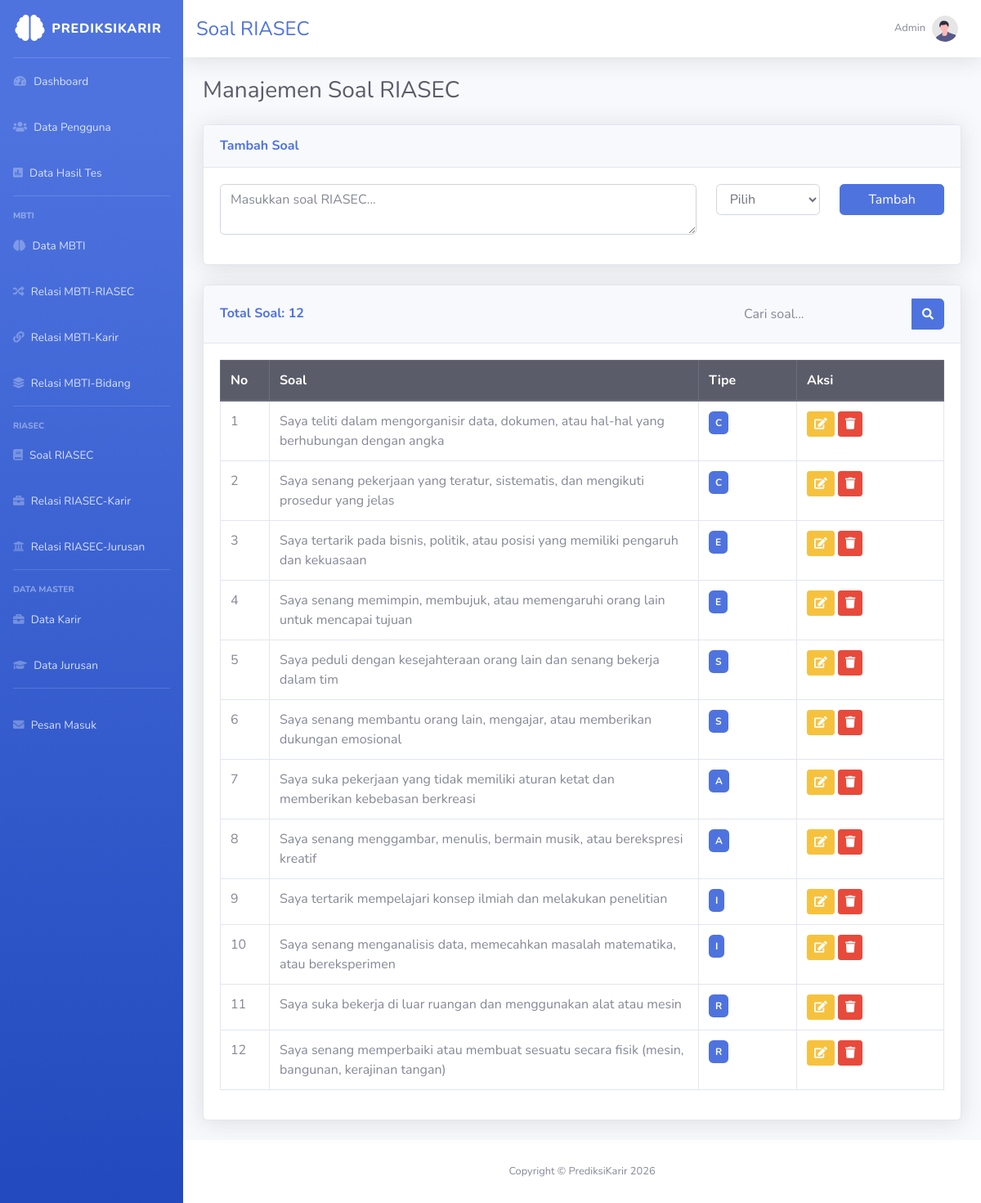
/admin/admin-riasec-questions.php (signed in), run on the app's committed database.
### tables this page shows
CREATE TABLE riasec_questions (
    id INT AUTO_INCREMENT PRIMARY KEY,
    question TEXT,
    riasec_type CHAR(1)
);

### web/admin/admin-riasec-questions.php (the view, shortened to what this page needs)
<?php
require_once __DIR__ . '/../config/db.php';
$search = $_GET['search'] ?? '';
$query = "
SELECT *
FROM riasec_questions
";
$query .= "
ORDER BY id DESC
";
$stmt = $conn->prepare($query);
$stmt->execute();
$questions = $stmt->get_result();
$totalQuestions = $conn->query("
    SELECT COUNT(*) as total
    FROM riasec_questions
")->fetch_assoc()['total'];
?>
<!DOCTYPE html>
<html lang="id">
<head>
    <link href="vendor/fontawesome-free/css/all.min.css"
        rel="stylesheet">
    <link href="css/sb-admin-2.min.css"
        rel="stylesheet">
</head>
<body id="page-top">
<div id="wrapper">
<ul class="navbar-nav bg-gradient-primary sidebar sidebar-dark accordion"
    id="accordionSidebar">
    <a class="sidebar-brand d-flex align-items-center justify-content-center"
        href="index.php">
        <div class="sidebar-brand-icon">
            <i class="fas fa-brain"></i>
        </div>
        <div class="sidebar-brand-text mx-2">
            PrediksiKarir
        </div>
    </a>
    <hr class="sidebar-divider my-0">
    <li class="nav-item">
        <a class="nav-link" href="index.php">
            <i class="fas fa-fw fa-tachometer-alt"></i>
            <span>Dashboard</span>
        </a>
    </li>
    <li class="nav-item">
        <a class="nav-link" href="admin-users.php">
            <i class="fas fa-users"></i>
            <span>Data Pengguna</span>
        </a>
    </li>
    <li class="nav-item">
        <a class="nav-link" href="admin-results.php">
            <i class="fas fa-poll"></i>
            <span>Data Hasil Tes</span>
        </a>
    </li>
    <hr class="sidebar-divider">
    <div class="sidebar-heading">
        MBTI
    </div>
    <li class="nav-item">
        <a class="nav-link" href="admin-mbti.php">
            <i class="fas fa-brain"></i>
            <span>Data MBTI</span>
        </a>
    </li>
    <li class="nav-item">
        <a class="nav-link" href="admin-mbti-riasec.php">
            <i class="fas fa-random"></i>
            <span>Relasi MBTI-RIASEC</span>
        </a>
    </li>
    <li class="nav-item">
        <a class="nav-link" href="admin-mbti-careers.php">
            <i class="fas fa-link"></i>
            <span>Relasi MBTI-Karir</span>
        </a>
    </li>
    <li class="nav-item">
        <a class="nav-link" href="admin-mbti-fields.php">
            <i class="fas fa-layer-group"></i>
            <span>Relasi MBTI-Bidang</span>
        </a>
    </li>
    <hr class="sidebar-divider">
    <div class="sidebar-heading">
        RIASEC
    </div>
    <li class="nav-item">
        <a class="nav-link" href="admin-riasec-questions.php">
            <i class="fas fa-book"></i>
            <span>Soal RIASEC</span>
        </a>
    </li>
    <li class="nav-item">
        <a class="nav-link" href="admin-riasec-careers.php">
            <i class="fas fa-briefcase"></i>
            <span>Relasi RIASEC-Karir</span>
        </a>
    </li>
    <li class="nav-item">
        <a class="nav-link" href="admin-riasec-majors.php">
            <i class="fas fa-university"></i>
            <span>Relasi RIASEC-Jurusan</span>
        </a>
    </li>
    <hr class="sidebar-divider">
    <div class="sidebar-heading">
        Data Master
    </div>
    <li class="nav-item">
        <a class="nav-link" href="admin-careers.php">
            <i class="fas fa-briefcase"></i>
            <span>Data Karir</span>
        </a>
    </li>
    <li class="nav-item">
        <a class="nav-link" href="admin-majors.php">
            <i class="fas fa-graduation-cap"></i>
            <span>Data Jurusan</span>
        </a>
    </li>
    <hr class="sidebar-divider">
    <li class="nav-item">
        <a class="nav-link" href="admin-contacts.php">
            <i class="fas fa-envelope"></i>
            <span>Pesan Masuk</span>
        </a>
    </li>
</ul>
    <div id="content-wrapper" class="d-flex flex-column">
        <div id="content">
            <nav class="navbar navbar-expand navbar-light bg-white topbar mb-4 static-top shadow">
                <h4 class="m-0 text-primary">
                    Soal RIASEC
                </h4>
                <ul class="navbar-nav ml-auto">
                    <li class="nav-item dropdown no-arrow">
                        <a class="nav-link dropdown-toggle"
                            href="#"
                            role="button"
                            data-toggle="dropdown">
                            <span class="mr-2 d-none d-lg-inline text-gray-600 small">
                                <?= htmlspecialchars($_SESSION['name'] ?? 'Admin') ?>
                            </span>
                            <img class="img-profile rounded-circle"
                                src="img/undraw_profile.svg">
                        </a>
                    </li>
                </ul>
            </nav>
            <div class="container-fluid">
                <div class="d-sm-flex align-items-center justify-content-between mb-4">
                    <h1 class="h3 mb-0 text-gray-800">
                        Manajemen Soal RIASEC
                    </h1>
                </div>
                <div class="card shadow mb-4">
                    <div class="card-header py-3">
                        <h6 class="m-0 font-weight-bold text-primary">
                            Tambah Soal
                        </h6>
                    </div>
                    <div class="card-body">
                        <form method="POST">
                            <div class="row">
                                <div class="col-md-8 mb-3">
                                    <textarea
                                        name="question"
                                        class="form-control"
                                        rows="2"
                                        placeholder="Masukkan soal RIASEC..."
                                        required></textarea>
                                </div>
                                <div class="col-md-2 mb-3">
                                    <select
                                        name="type"
                                        class="form-control"
                                        required>
                                        <option value="">Pilih</option>
                                    </select>
                                </div>
                                <div class="col-md-2 mb-3">
                                    <button
                                        type="submit"
                                        name="add_question"
                                        class="btn btn-primary btn-block">
                                        Tambah
                                    </button>
                                </div>
                            </div>
                        </form>
                    </div>
                </div>
                <div class="card shadow mb-4">
                    <div class="card-header py-3 d-flex flex-column flex-md-row justify-content-between align-items-md-center">
                        <h6 class="m-0 font-weight-bold text-primary">
                            Total Soal:
                            <?= $totalQuestions ?>
                        </h6>
                        <form method="GET"
                            class="mt-3 mt-md-0">
                            <div class="input-group">
                                <input type="text"
                                    name="search"
                                    class="form-control bg-light border-0 small"
                                    placeholder="Cari soal..."
                                    value="<?= htmlspecialchars($search) ?>">
                                <div class="input-group-append">
                                    <button class="btn btn-primary"
                                        type="submit">
                                        <i class="fas fa-search fa-sm"></i>
                                    </button>
                                </div>
                            </div>
                        </form>
                    </div>
                    <div class="card-body">
                        <div class="table-responsive">
                            <table class="table table-bordered">
                                <thead class="thead-dark">
                                    <tr>
                                        <th width="60">No</th>
                                        <th>Soal</th>
                                        <th width="120">Tipe</th>
                                        <th width="180">Aksi</th>
                                    </tr>
                                </thead>
                                <tbody>
                                <?php if($questions->num_rows > 0): ?>
                                    <?php $no = 1; ?>
                                    <?php while($row = $questions->fetch_assoc()): ?>
                                    <tr>
                                        <td><?= $no++ ?></td>
                                        <td>
                                            <?= htmlspecialchars($row['question']) ?>
                                        </td>
                                        <td>
                                            <span class="badge badge-primary p-2">
                                                <?= htmlspecialchars($row['riasec_type']) ?>
                                            </span>
                                        </td>
                                        <td>
                                            <button
                                                class="btn btn-warning btn-sm"
                                                data-toggle="modal"
                                                data-target="#edit<?= $row['id'] ?>">
                                                <i class="fas fa-edit"></i>
                                            </button>
                                            <a href="?delete=<?= $row['id'] ?>"
                                                class="btn btn-danger btn-sm"
                                                onclick="return confirm('Hapus soal ini?')">
                                                <i class="fas fa-trash"></i>
                                            </a>
                                        </td>
                                    </tr>
                                    <?php endwhile; ?>
                                <?php endif; ?>
                                </tbody>
                            </table>
                        </div>
                    </div>
                </div>
            </div>
        </div>
        <footer class="sticky-footer bg-white">
            <div class="container my-auto">
                <div class="copyright text-center my-auto">
                    <span>
                        Copyright &copy;
                        PrediksiKarir <?= date('Y') ?>
                    </span>
                </div>
            </div>
        </footer>
    </div>
</div>
</body>
</html>

### data on the page
riasec_questions: question "Saya teliti dalam mengorganisir data, dokumen, atau hal-hal yang berhubungan dengan angka", riasec_type "C"
riasec_questions: question "Saya senang pekerjaan yang teratur, sistematis, dan mengikuti prosedur yang jelas", riasec_type "C"
riasec_questions: question "Saya tertarik pada bisnis, politik, atau posisi yang memiliki pengaruh dan kekuasaan", riasec_type "E"
riasec_questions: question "Saya senang memimpin, membujuk, atau memengaruhi orang lain untuk mencapai tujuan", riasec_type "E"
riasec_questions: question "Saya peduli dengan kesejahteraan orang lain dan senang bekerja dalam tim", riasec_type "S"
riasec_questions: question "Saya senang membantu orang lain, mengajar, atau memberikan dukungan emosional", riasec_type "S"
riasec_questions: question "Saya suka pekerjaan yang tidak memiliki aturan ketat dan memberikan kebebasan berkreasi", riasec_type "A"
riasec_questions: question "Saya senang menggambar, menulis, bermain musik, atau berekspresi kreatif", riasec_type "A"
riasec_questions: question "Saya tertarik mempelajari konsep ilmiah dan melakukan penelitian", riasec_type "I"
riasec_questions: question "Saya senang menganalisis data, memecahkan masalah matematika, atau bereksperimen", riasec_type "I"
riasec_questions: question "Saya suka bekerja di luar ruangan dan menggunakan alat atau mesin", riasec_type "R"
riasec_questions: question "Saya senang memperbaiki atau membuat sesuatu secara fisik (mesin, bangunan, kerajinan tangan)", riasec_type "R"

### other printed values
$_SESSION['name'] "Admin"
$totalQuestions "12"
